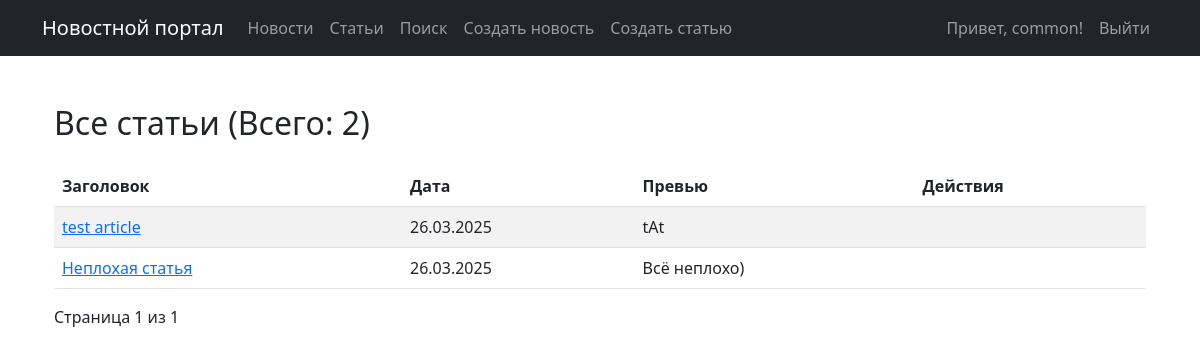
The app's page /articles/ (signed in) with its own data.
### portal/models.py (models this page shows, shortened)
class Post(models.Model):
    POST_TYPES = [
        ('article', 'Статья'),
        ('news', 'Новость'),
    ]
    author = models.ForeignKey(Author, on_delete=models.CASCADE)
    post_type = models.CharField(max_length=7, choices=POST_TYPES)
    created_at = models.DateTimeField(auto_now_add=True)
    categories = models.ManyToManyField(Category, through='PostCategory')
    title = models.CharField(max_length=255)
    content = models.TextField()
    rating = models.IntegerField(default=0)

### portal/views.py (the view)
# urls.py: path('articles/', views.article_list, name='article_list'),  # Список статей
def article_list(request):
    articles = Post.objects.filter(post_type='article').order_by('-created_at')
    paginator = Paginator(articles, 5)  # 5 статей на странице
    page_number = request.GET.get('page')
    page_obj = paginator.get_page(page_number)
    return render(request, 'portal/article_list.html', {'page_obj': page_obj})

### portal/templatetags/auth_extras.py (called while the page is built)
@register.filter(name='has_group')
def has_group(user, group_name):
    return user.groups.filter(name=group_name).exists()

### portal/templatetags/censor.py (called while the page is built)
@register.filter(name='censor')
def censor(value):
    if not isinstance(value, str):
        raise ValueError("Фильтр censor применяется только к строковым переменным")
    def repl(match):
        word = match.group()
        return word[0] + '*' * (len(word) - 1)
    for banned in BANNED_WORDS:
        pattern = r'\b(?:' + re.escape(banned) + '|' + re.escape(banned.capitalize()) + r')\b'
        value = re.sub(pattern, repl, value)
    return value

### templates/portal/article_list.html (shortened to what this page needs)
{% extends 'default.html' %}
{% load censor %}
{% block content %}
<div class="container">
    <h2 class="mt-5">Все статьи (Всего: {{ page_obj.paginator.count }})</h2>
    <table class="table table-striped mt-4">
        <thead>
            <tr>
                <th scope="col">Заголовок</th>
                <th scope="col">Дата</th>
                <th scope="col">Превью</th>
                <th scope="col">Действия</th>
            </tr>
        </thead>
        <tbody>
            {% for post in page_obj %}
                <tr>
                    <td>
                        <a href="{% url 'news_detail' post.id %}">{{ post.title|slice:":20"|censor }}</a>
                    </td>
                    <td>{{ post.created_at|date:"d.m.Y" }}</td>
                    <td>{{ post.content|slice:":50"|censor }}</td>
                    <td>
                    </td>
                </tr>
            {% endfor %}
        </tbody>
    </table>
    <div class="pagination">
        <span class="step-links">
            <span class="current">
                Страница {{ page_obj.number }} из {{ page_obj.paginator.num_pages }}
            </span>
        </span>
    </div>
</div>
{% endblock %}

### templates/default.html (shortened to what this page needs)
{% load static %}
{% load auth_extras %}
<!DOCTYPE html>
<html lang="ru">
<head>
    <link href="{% static 'css/styles.css' %}" rel="stylesheet" />
    <link rel="stylesheet" href="https://cdnjs.cloudflare.com/ajax/libs/font-awesome/6.0.0/css/all.min.css">
</head>
<body>
    <nav class="navbar navbar-expand-lg navbar-dark bg-dark">
        <div class="container">
            <a class="navbar-brand" href="/">Новостной портал</a>
            <div class="collapse navbar-collapse" id="navbarSupportedContent">
                <ul class="navbar-nav me-auto">
                    <li class="nav-item">
                        <a class="nav-link" href="{% url 'news_list' %}">Новости</a>
                    </li>
                    <li class="nav-item">
                        <a class="nav-link" href="{% url 'article_list' %}">Статьи</a>
                    </li>
                    <li class="nav-item">
                        <a class="nav-link" href="{% url 'news_search' %}">Поиск</a>
                    </li>
                        <li class="nav-item">
                            <a class="nav-link" href="{% url 'news_create' %}">Создать новость</a>
                        </li>
                        <li class="nav-item">
                            <a class="nav-link" href="{% url 'article_create' %}">Создать статью</a>
                        </li>
                </ul>
                <ul class="navbar-nav ms-auto">
                    {% if user.is_authenticated %}
                        <li class="nav-item">
                            <span class="nav-link">Привет, {{ user.username }}!</span>
                        </li>
                        <li class="nav-item">
                            <a class="nav-link" href="{% url 'account_logout' %}">Выйти</a>
                        </li>
                    {% endif %}
                </ul>
            </div>
        </div>
    </nav>
    <div class="container mt-4">
        {% block content %}
        {% endblock %}
    </div>
</body>
</html>

### records on screen
Post: title|censor "test article", created_at "26.03.2025", content|censor "tAt"
Post: title|censor "Неплохая статья", created_at "26.03.2025", content|censor "Всё неплохо)"

### other values on screen
{{ user.username }} "common"
{{ page_obj.paginator.count }} "2"
{{ page_obj.number }} "1"
{{ page_obj.paginator.num_pages }} "1"
